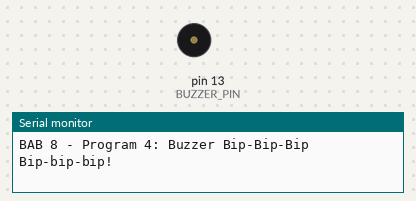
A sketch run on a simulated Arduino Uno, built with avr-gcc and run on an emulated ATmega328P. On the bench: buzzer (waves = sounding, pin HIGH), the last lines printed to the serial monitor.

Above: at 1.5 s.
At 5.65 s:
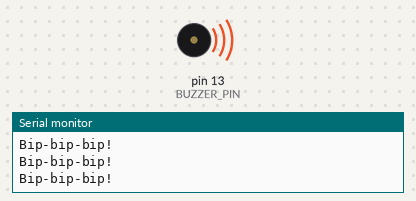
Timing chart, 0 to 6.0 s (numbered marks = the images above):
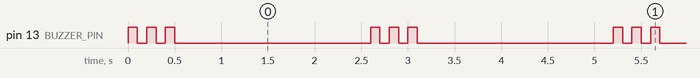

Measured:
- by itself, pin 13 (BUZZER_PIN): repeats every 2.6 s: 2 × (LOW 0.10 s, HIGH 0.10 s), LOW 2.1 s, HIGH 0.10 s
- by itself, everything shown: repeats every 2.6 s, in 6 steps

The sketch:

p4_buzzer_bip.ino
```cpp
/*
 * BAB 8 - Program 4: Buzzer Bip-Bip-Bip
 * Buzzer aktif berbunyi pendek 3 kali, lalu diam 2 detik, berulang.
 *
 * Rangkaian: pin BUZZ di kit → IO13
 */

#define BUZZER_PIN 13  // buzzer aktif (pin BUZZ) → IO13

void setup() {
  Serial.begin(115200);
  pinMode(BUZZER_PIN, OUTPUT);
  digitalWrite(BUZZER_PIN, LOW);  // pastikan buzzer diam saat mulai

  Serial.println("BAB 8 - Program 4: Buzzer Bip-Bip-Bip");
}

void loop() {
  Serial.println("Bip-bip-bip!");

  for (int i = 0; i < 3; i++) {
    digitalWrite(BUZZER_PIN, HIGH);  // buzzer berbunyi
    delay(100);                      // selama 100 ms
    digitalWrite(BUZZER_PIN, LOW);   // buzzer diam
    delay(100);                      // selama 100 ms
  }

  delay(2000);  // diam 2 detik sebelum mengulang
}
```
